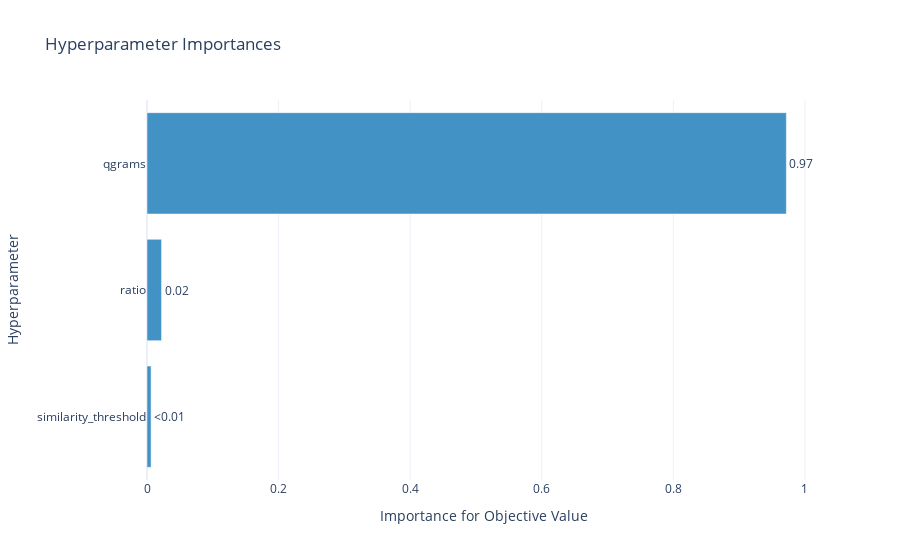

The notebook cell this image was saved under:
### Code cell
fig = plot_param_importances(study)
fig.show()

### Figure 1 — Plotly figure (JSON) as saved in the notebook; plotly's stock layout.template omitted (floating-point values rounded to 4 significant figures)
{"data": [{"cliponaxis": false, "hovertemplate": ["similarity_threshold (FloatDistribution): 0.006219984268774537<extra></extra>", "ratio (FloatDistribution): 0.0220916021128265<extra></extra>", "qgrams (IntDistribution): 0.971688413618399<extra></extra>"], "marker": {"color": "rgb(66,146,198)"}, "orientation": "h", "text": ["<0.01", "0.02", "0.97"], "textposition": "outside", "type": "bar", "x": [0.00622, 0.02209, 0.9717], "y": ["similarity_threshold", "ratio", "qgrams"]}], "layout": {"autosize": true, "showlegend": false, "title": {"text": "Hyperparameter Importances"}, "xaxis": {"autorange": true, "range": [0, 1.023], "title": {"text": "Importance for Objective Value"}, "type": "linear"}, "yaxis": {"autorange": true, "range": [-0.5, 2.5], "title": {"text": "Hyperparameter"}, "type": "category"}}}
